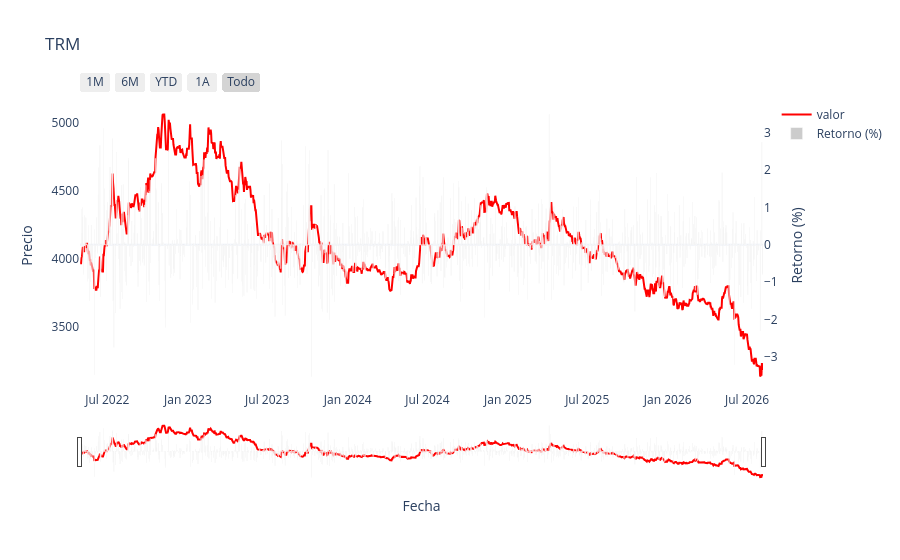

The cell this chart's notebook holds for it:
### Code cell
plotly_oneplot_prueba(data = fullTRM, x_col="fecha", y_col="valor", plot_title="TRM", color_in="red")

### Figure 1 — Plotly figure (JSON) as saved in the notebook; plotly's stock layout.template omitted (floating-point values rounded to 4 significant figures; data arrays with more than 128 entries replaced by an {"elided": "..."} marker saying what was removed)
{"data": [{"line": {"color": "red", "dash": "solid"}, "mode": "lines", "name": "valor", "type": "scatter", "x": {"elided": "1560 str values"}, "y": {"elided": "1560 float values"}}, {"marker": {"color": "rgba(128, 128, 128, 0.4)"}, "name": "Retorno (%)", "type": "bar", "x": {"elided": "1560 str values"}, "y": {"elided": "1560 float values"}, "yaxis": "y2"}], "layout": {"hovermode": "x unified", "title": {"text": "TRM"}, "xaxis": {"rangeselector": {"buttons": [{"count": 1, "label": "1M", "step": "month", "stepmode": "backward"}, {"count": 6, "label": "6M", "step": "month", "stepmode": "backward"}, {"count": 1, "label": "YTD", "step": "year", "stepmode": "todate"}, {"count": 1, "label": "1A", "step": "year", "stepmode": "backward"}, {"label": "Todo", "step": "all"}]}, "rangeslider": {"visible": true}, "title": {"text": "Fecha"}, "type": "date"}, "yaxis": {"autorange": true, "fixedrange": false, "showgrid": false, "title": {"text": "Precio"}}, "yaxis2": {"autorange": true, "fixedrange": false, "overlaying": "y", "showgrid": false, "side": "right", "title": {"text": "Retorno (%)"}, "zeroline": true}}}
